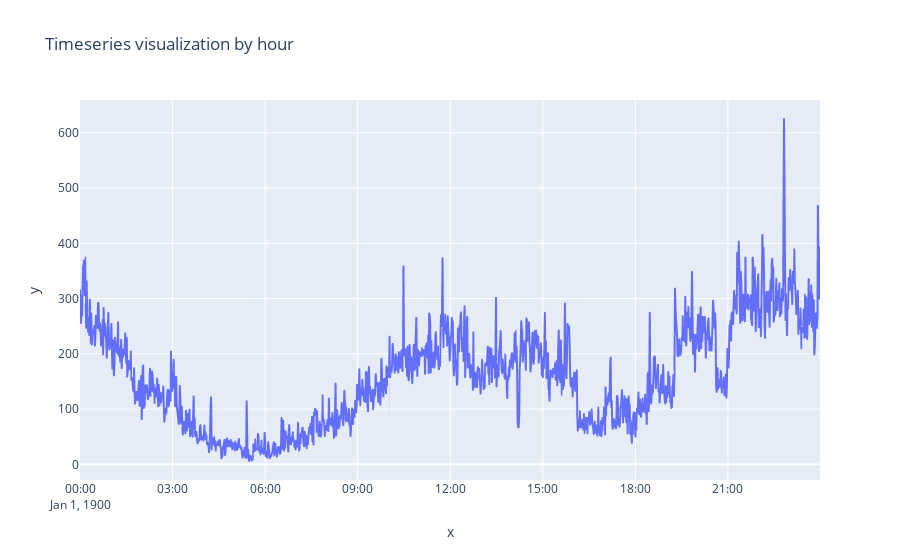

Here is the notebook cell this chart was saved with:
### Code cell
df['hour'] = pd.to_datetime(df['hour'], format = '%H:%M' )
timeseries = df.groupby('hour').count()['id']
timeseries = timeseries.sort_index()
fig = px.line(x=timeseries.index, y=timeseries.values, title = 'Timeseries visualization by hour')
fig.show()

### Figure 1 — Plotly figure (JSON) as saved in the notebook; plotly's stock layout.template omitted (floating-point values rounded to 4 significant figures; data arrays with more than 128 entries replaced by an {"elided": "..."} marker saying what was removed)
{"data": [{"hovertemplate": "x=%{x}<br>y=%{y}<extra></extra>", "legendgroup": "", "line": {"color": "#636efa", "dash": "solid"}, "mode": "lines", "name": "", "showlegend": false, "type": "scattergl", "x": {"elided": "1440 str values"}, "xaxis": "x", "y": {"elided": "1440 int values"}, "yaxis": "y"}], "layout": {"legend": {"tracegroupgap": 0}, "title": {"text": "Timeseries visualization by hour"}, "xaxis": {"anchor": "y", "domain": [0, 1], "title": {"text": "x"}}, "yaxis": {"anchor": "x", "domain": [0, 1], "title": {"text": "y"}}}}
